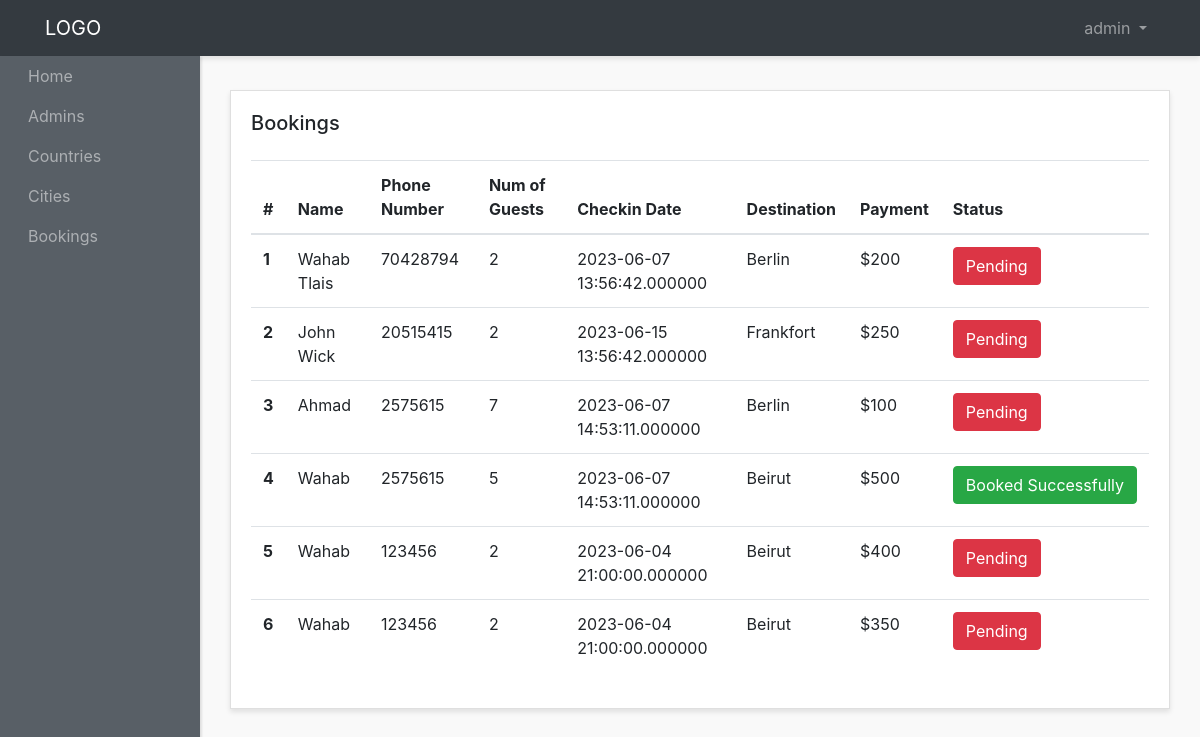
The page /admin/bookings-admins/show-bookings.php (signed in) on the database its author committed.
### tables this page shows
CREATE TABLE IF NOT EXISTS `bookings` (
  `id` int(3) NOT NULL AUTO_INCREMENT,
  `name` varchar(200) NOT NULL,
  `phone_number` int(30) NOT NULL,
  `num_of_guests` int(10) NOT NULL,
  `checkin_date` timestamp(6) NOT NULL,
  `destination` varchar(200) NOT NULL,
  `status` varchar(200) NOT NULL,
  `city_id` int(10) NOT NULL,
  `user_id` int(10) NOT NULL,
  `payment` varchar(40) NOT NULL,
  `created_at` timestamp NOT NULL DEFAULT CURRENT_TIMESTAMP,
  PRIMARY KEY (`id`)
);

### admin/bookings-admins/show-bookings.php (the view, shortened to what this page needs)
<?php require "../layouts/header.php"; ?>
<?php require "../../config/config.php"; ?>
<?php
$bookings = $conn->query("SELECT * FROM bookings");
$bookings->execute();
$allBookings = $bookings->fetchAll(PDO::FETCH_OBJ);
?>
<div class="row">
    <div class="col">
        <div class="card">
            <div class="card-body">
                <h5 class="card-title mb-4 d-inline">Bookings</h5>
                <table class="table mt-4">
                    <thead>
                        <tr>
                            <th scope="col">#</th>
                            <th scope="col">Name</th>
                            <th scope="col">Phone Number</th>
                            <th scope="col">Num of Guests</th>
                            <th scope="col">Checkin Date</th>
                            <th scope="col">Destination</th>
                            <th scope="col">Payment</th>
                            <th scope="col">Status</th>
                        </tr>
                    </thead>
                    <tbody>
                        <?php foreach ($allBookings as $booking) : ?>
                        <tr>
                            <th scope="row"><?= $booking->id ?></th>
                            <td><?= $booking->name ?></td>
                            <td><?= $booking->phone_number ?></td>
                            <td><?= $booking->num_of_guests ?></td>
                            <td><?= $booking->checkin_date ?></td>
                            <td><?= $booking->destination ?></td>
                            <td>$<?= $booking->payment ?></td>
                            <?php if ($booking->status == "Pending") : ?>
                            <td><a href="<?= ADMIN_URL ?>bookings-admins/status.php?id=<?= $booking->id ?>&status=<?= $booking->status; ?>"
                                    class="btn btn-danger  text-center ">Pending</a></td>
                            <?php else : ?>
                            <td><a href="<?= ADMIN_URL ?>bookings-admins/status.php?id=<?= $booking->id ?>&status=<?= $booking->status; ?>"
                                    class="btn btn-success  text-center ">Booked Successfully</a></td>
                            <?php endif; ?>
                        </tr>
                        <?php endforeach; ?>
                    </tbody>
                </table>
            </div>
        </div>
    </div>
</div>
<?php require "../layouts/footer.php"; ?>

### admin/styles/style.css (style rules this page uses)
body { background: #f9f9f9; }
.card { margin-bottom: 15px; border-radius: 0; box-shadow: 0 3px 5px rgba(0, 0, 0, 0.1); }

### rows shown on the page
bookings: id "1", name "Wahab Tlais", phone_number "70428794", num_of_guests "2", checkin_date "2023-06-07 13:56:42.000000", destination "Berlin", payment "200"
bookings: id "2", name "John Wick", phone_number "20515415", num_of_guests "2", checkin_date "2023-06-15 13:56:42.000000", destination "Frankfort", payment "250"
bookings: id "3", name "Ahmad", phone_number "2575615", num_of_guests "7", checkin_date "2023-06-07 14:53:11.000000", destination "Berlin", payment "100"
bookings: id "4", name "Wahab", phone_number "2575615", num_of_guests "5", checkin_date "2023-06-07 14:53:11.000000", destination "Beirut", payment "500"
bookings: id "5", name "Wahab", phone_number "123456", num_of_guests "2", checkin_date "2023-06-04 21:00:00.000000", destination "Beirut", payment "400"
bookings: id "6", name "Wahab", phone_number "123456", num_of_guests "2", checkin_date "2023-06-04 21:00:00.000000", destination "Beirut", payment "350"

### other values the page prints
$_SESSION['admin_name'] "admin"
